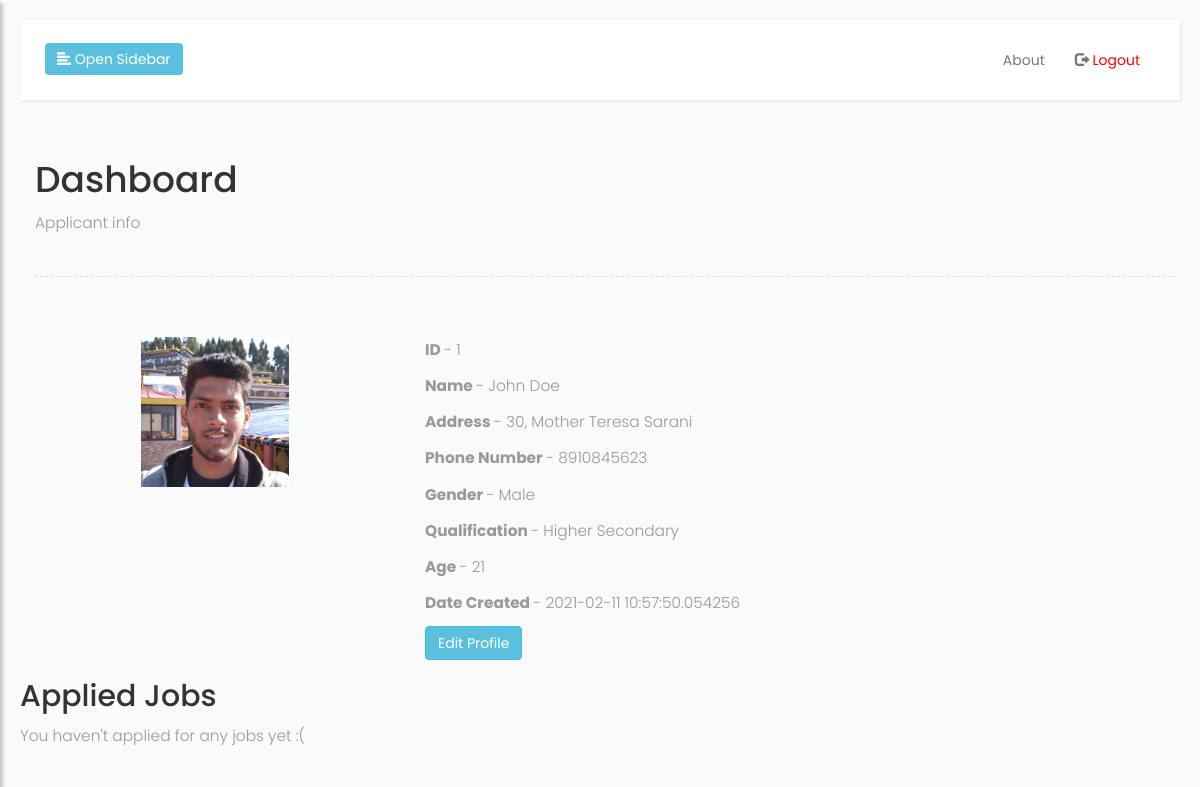
The app's page /applicant/dashboard (signed in) with its own data.
### app.py (models this page shows)
class Applicants(UserMixin, db.Model):
	id=db.Column(db.Integer, primary_key=True)
	username=db.Column(db.String(15),unique=True)
	password=db.Column(db.String(80))
	name = db.Column(db.String(200),nullable=False)
	address = db.Column(db.String(200), nullable=False)
	phone = db.Column(db.Integer, nullable=False)
	gender = db.Column(db.String(200), nullable=False)
	qualification = db.Column(db.String(200), nullable=False)
	age = db.Column(db.String(200), nullable=False)
	date_created = db.Column(db.DateTime, default=datetime.utcnow)

### app.py (the view)
@app.route('/applicant/dashboard', methods=['GET','POST'])
@login_required
def applicantdashboard():
	jobsapplied = []
	applicant = current_user
	applications = Applications.query.filter_by(applicant_id=applicant.id).all()
	for x in applications:
		jobsapplied.append(Jobs.query.get(x.job_id))
	return render_template('applicant_dashboard.html',applicant=applicant,applications = applications, jobsapplied = jobsapplied)

### app.py (called while the page is built)
@login_manager2.user_loader
def load_user2(user_id):
	return Applicants.query.get((user_id))

### templates/applicant_dashboard.html (shortened to what this page needs)
{% extends 'base.html' %}
{% block logout %}
<li>
	<a href="/applicantlogout">
		<span class="glyphicon glyphicon-log-out"></span> <span style="color: red;">Logout</span>
	</a>
</li>
{% endblock %}
{% block container %}
<h1>Dashboard</h1>
<p>Applicant info</p>
<div class="line"></div>
<br>
<div class="row">
	<div class="col-sm-4">
		<a href="#"><img class="img-responsive center-block" id="applicant-picture" src="{{ url_for('static', filename='uploads/displaypictures/'+applicant.username+'.jpg') }}" onerror="this.src='/static/img/user.svg'" style="max-width: 150px; max-height: 150px"></a>
	</div>
	<div class="col-sm-8">
		<p id="applicant-id"><b>ID </b>- {{ applicant.id }}</p>
		<p id="applicant-name"><b>Name </b>- {{ applicant.name }}</p>
		<p id="applicant-address"><b>Address </b>- {{ applicant.address }}</p>
		<p id="applicant-phone"><b>Phone Number </b>- {{ applicant.phone }}</p>
		<p id="applicant-gender"><b>Gender </b>- {{ applicant.gender }}</p>
		<p id="applicant-qualification"><b>Qualification </b>- {{ applicant.qualification }}</p>
		<p id="applicant-age"><b>Age </b>- {{ applicant.age }}</p>
		<p id="applicant-date-created"><b>Date Created </b>- {{ applicant.date_created }}</p>
		<button type="button" class="btn btn-info" value="Edit Profile"><a href="/applicant/edit/{{ applicant.id }}">Edit Profile</a></button>
	</div>
</div>
<div class="row">
	<h2>Applied Jobs</h2>
	{% if applications|length < 1 %}
	<p>You haven't applied for any jobs yet :(</p>
	{% endif %}
</div>
{% endblock %}

### static/css/main.css (style rules this page uses)
body { font-family: 'Poppins', sans-serif; background: #fafafa; }
p { font-family: 'Poppins', sans-serif; font-size: 1.1em; font-weight: 300; line-height: 1.7em; color: #999; }
a, a:hover, a:focus { color: inherit; text-decoration: none; transition: all 0.3s; }
.line { width: 100%; height: 1px; border-bottom: 1px dashed #ddd; margin: 40px 0; }

### records on screen
Applicants: username (picture), id "1", name "John Doe", address "30, Mother Teresa Sarani", phone "8910845623", gender "Male", qualification "Higher Secondary", age "21", date_created "2021-02-11 10:57:50.054256"
